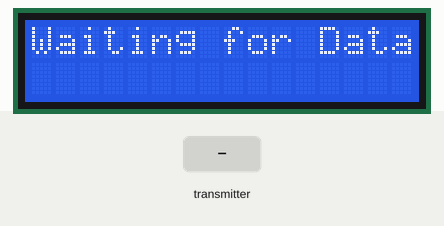
Simulated run of this sketch. Board: ESP32. On the bench: 16×2 character LCD. The inputs (shaded band) are chosen by the test bench. What the sketch prints to the serial monitor is not drawn.

Above: at 1.2 s.
1.3 s: the transmitter starts sending id = 0
At 1.9 s:
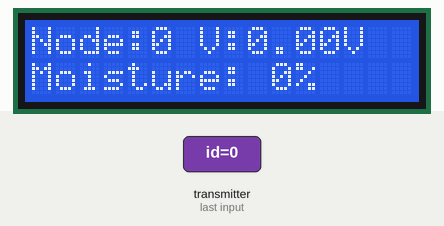
2.8 s: the transmitter starts sending id = 1
At 4.0 s:
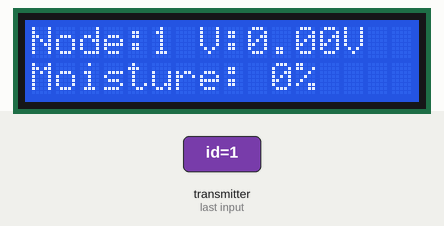
4.3 s: the transmitter starts sending batteryVoltage = 25
At 5.4 s:
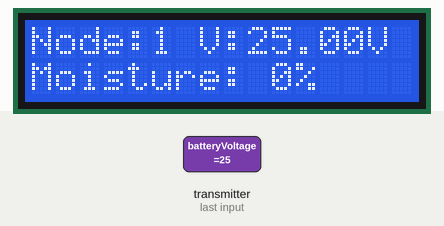
5.8 s: the transmitter starts sending soilmoisture = 1024
At 6.7 s:
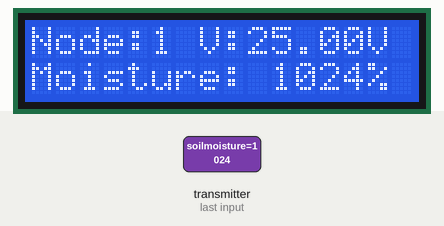
7.3 s: the transmitter starts sending batteryVoltage = 50
At 7.8 s:
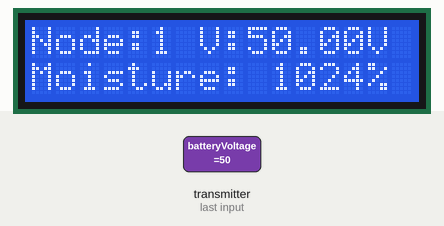
8.8 s: the transmitter starts sending soilmoisture = 2048
At 10.2 s:
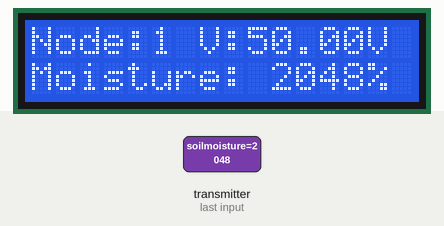
Timing chart, 0 to 11.3 s (numbered marks = the images above; inputs shaded):
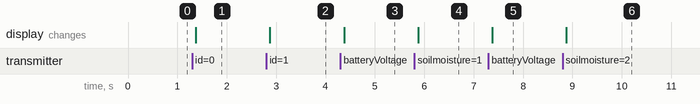

The sketch:

V3_Main.ino
```cpp
/*
 * RECEIVER HUB CODE (Freenove ESP32)
 * 1. Creates Wi-Fi AP "ESP32-Hub"
 * 2. Receives ESP-NOW data from 4 boards
 * 3. Hosts a Web Server to display the data
 */
#include <esp_now.h>
#include <WiFi.h>
#include <WebServer.h>
#include <LiquidCrystal_I2C.h>

// LCD CONFIGURATION
LiquidCrystal_I2C lcd(0x27, 16, 2);

// Wi-Fi Credentials for the Access Point
const char* ssid = "ESP32-Hub";
const char* password = "password123";

// Create Web Server on port 80
WebServer server(80);

// Structure must match the Sender exactly
typedef struct struct_message {
  int id;
  float temp;
  float hum;
  int battery;
  float batteryVoltage;
  int moistureRaw;
  int soilmoisture;
} struct_message;

struct_message incomingReadings;

// Storage for 4 boards (Index 0 = Board 1, Index 1 = Board 2, etc.)
struct_message boardsStruct[4];

// Flag to know if we received new data (for debugging)
bool newData = false;

// --- ESP-NOW CALLBACK ---
void OnDataRecv(const uint8_t * mac, const uint8_t *incomingData, int len) {
  // 1. Copy the incoming data into our structure
  memcpy(&incomingReadings, incomingData, sizeof(incomingReadings));

  // CHANGE MADE
  // Store data in the correct array slot (Board 1 -> index 0)
  int index = incomingReadings.id - 1;
  if (index >= 0 && index < 4) {
    boardsStruct[index] = incomingReadings;
    Serial.printf("Updated Board %d data\n", incomingReadings.id);
  }

  // UPDATE LCD DISPLAY
  lcd.clear();
  lcd.setCursor(0, 0);
  // Row 1: Display Board ID and Voltage
  lcd.printf("Node:%d V:%.2fV", incomingReadings.id, incomingReadings.batteryVoltage);

  lcd.setCursor(0, 1);
  // Row 2: Display Soil Moisture
  lcd.printf("Moisture: %d%%", incomingReadings.soilmoisture);

  // 2. Print a nice header
  Serial.print("\n--- Data Received from Board ID: ");
  Serial.print(incomingReadings.id);
  Serial.println(" ---");

  // 3. Print the Mac Address of the Sender
  Serial.print("Source MAC: ");
  char macStr[18];
  snprintf(macStr, sizeof(macStr), "%02x:%02x:%02x:%02x:%02x:%02x",
           mac[0], mac[1], mac[2], mac[3], mac[4], mac[5]);
  Serial.println(macStr);

  // 4. Print the Data Values
  Serial.print("Temperature: ");
  Serial.print(incomingReadings.temp);
  Serial.println(" °C");

  Serial.print("Humidity:    ");
  Serial.print(incomingReadings.hum);
  Serial.println(" %");

  Serial.print("Battery:     ");
  Serial.print(incomingReadings.battery);
  Serial.println(" %");

  Serial.print("Battery Voltage:    ");
  Serial.print(incomingReadings.batteryVoltage);
  Serial.println(" V");

  Serial.print("Moisture Raw:     ");
  Serial.print(incomingReadings.moistureRaw);
  Serial.println(" ");

  Serial.print("Soil Moisture:     ");
  Serial.print(incomingReadings.soilmoisture);
  Serial.println(" %");

  Serial.print("Bytes Recv:  ");
  Serial.println(len);
  Serial.println("------------------------------------");
}

// --- HTML WEBPAGE ---
String getHTML() {
  String html = "<!DOCTYPE html><html><head>";
  html += "<meta name=\"viewport\" content=\"width=device-width, initial-scale=1\">";
  html += "<meta http-equiv=\"refresh\" content=\"2\">"; // Auto-refresh every 2 seconds
  html += "<style>";
  html += "body { font-family: Arial; text-align: center; margin:0px auto; padding-top: 30px;}";
  html += "table { margin-left: auto; margin-right: auto; border-collapse: collapse; width: 90%; }";
  html += "td, th { border: 1px solid #ddd; padding: 8px; }";
  html += "tr:nth-child(even){background-color: #f2f2f2;}";
  html += "th { padding-top: 12px; padding-bottom: 12px; text-align: center; background-color: #04AA6D; color: white; }";
  html += "</style></head><body>";

  html += "<h1>ESP32 Sensor Hub</h1>";
  html += "<table><tr><th>Board ID</th><th>Temp (&deg;C)</th><th>Humidity (%)</th><th>Battery (%)</th><th>Battery Voltage (V)></th><th>Moisture Raw ()></th><th>Soil Moisture (%)>";

  for (int i = 0; i < 4; i++) {
    html += "<tr>";
    html += "<td>Board " + String(i+1) + "</td>";
    // Check if data is valid (temp isn't 0)
    if (boardsStruct[i].temp == 0 && boardsStruct[i].hum == 0) {
      html += "<td colspan='3'>No Data Yet</td>";
    } else {
      html += "<td>" + String(boardsStruct[i].temp, 1) + "</td>";
      html += "<td>" + String(boardsStruct[i].hum, 0) + "</td>";
      html += "<td>" + String(boardsStruct[i].battery) + "</td>";
      html += "<td>" + String(boardsStruct[i].batteryVoltage, 2) + " V</td>";
      html += "<td>" + String(boardsStruct[i].moistureRaw) + "</td>";
      html += "<td>" + String(boardsStruct[i].soilmoisture) + "</td>";
    }
    html += "</tr>";
  }

  html += "</table></body></html>";
  return html;
}
void printCurrentNetworkInfo() {
  Serial.println("\n---------------------------------------");
  Serial.println("       FREENOVE HUB STATUS REPORT      ");
  Serial.println("---------------------------------------");

  // 1. Wi-Fi Access Point Info
  Serial.print("Network Name (SSID):  ");
  Serial.println(ssid);  // Or WiFi.softAPSSID()

  Serial.print("Network Password:     ");
  Serial.println(password);

  Serial.print("Web Server IP:        ");
  Serial.println(WiFi.softAPIP()); // Usually 192.168.4.1

  // 2. Hardware Info (Crucial for ESP-NOW)
  Serial.print("Hub MAC Address:      ");
  Serial.println(WiFi.macAddress());

  Serial.print("Wi-Fi Channel:        ");
  Serial.println(WiFi.channel()); // Sender MUST match this number!

  Serial.println("---------------------------------------\n");
}
void setup() {
  Serial.begin(115200);

  // INITIALIZE LCD
  lcd.init();
  lcd.backlight();
  lcd.setCursor(0, 0);
  lcd.print("Hub Starting...");

  // Set as AP (Access Point) AND Station (for ESP-NOW)
  WiFi.mode(WIFI_AP_STA);

  // Start the Access Point
  WiFi.softAP(ssid, password);

  Serial.print("AP IP Address: ");
  Serial.println(WiFi.softAPIP());
  Serial.print("MAC Address: ");
  Serial.println(WiFi.macAddress()); // Use this MAC in your Sender code!

  // Init ESP-NOW
  if (esp_now_init() != ESP_OK) {
    Serial.println("Error initializing ESP-NOW");
    return;
  }

  // Register Callback
  esp_now_register_recv_cb(esp_now_recv_cb_t(OnDataRecv));

  // Start Web Server
  server.on("/", [](){
    server.send(200, "text/html", getHTML());
  });
  server.begin();
  Serial.println("Web server started");

  lcd.clear();
  lcd.print("Waiting for Data");
}

void loop() {
  // printCurrentNetworkInfo();
  // sleep(10000);
  // Handle client requests
  server.handleClient();

  // Optional: Print to Serial for debugging
  if (newData) {
    Serial.println("New data received!");
    newData = false;
  }
}
```

Measured:
- after the input at 1.3 s, the display: changes after 0.07 s (image 1)
- after the input at 2.8 s, the display: changes after 0.07 s (image 2)
- after the input at 4.3 s, the display: changes after 0.08 s (image 3)
- after the input at 5.8 s, the display: changes after 0.08 s (image 4)
- after the input at 7.3 s, the display: changes after 0.08 s (image 5)
- after the input at 8.8 s, the display: changes after 0.08 s (image 6)
